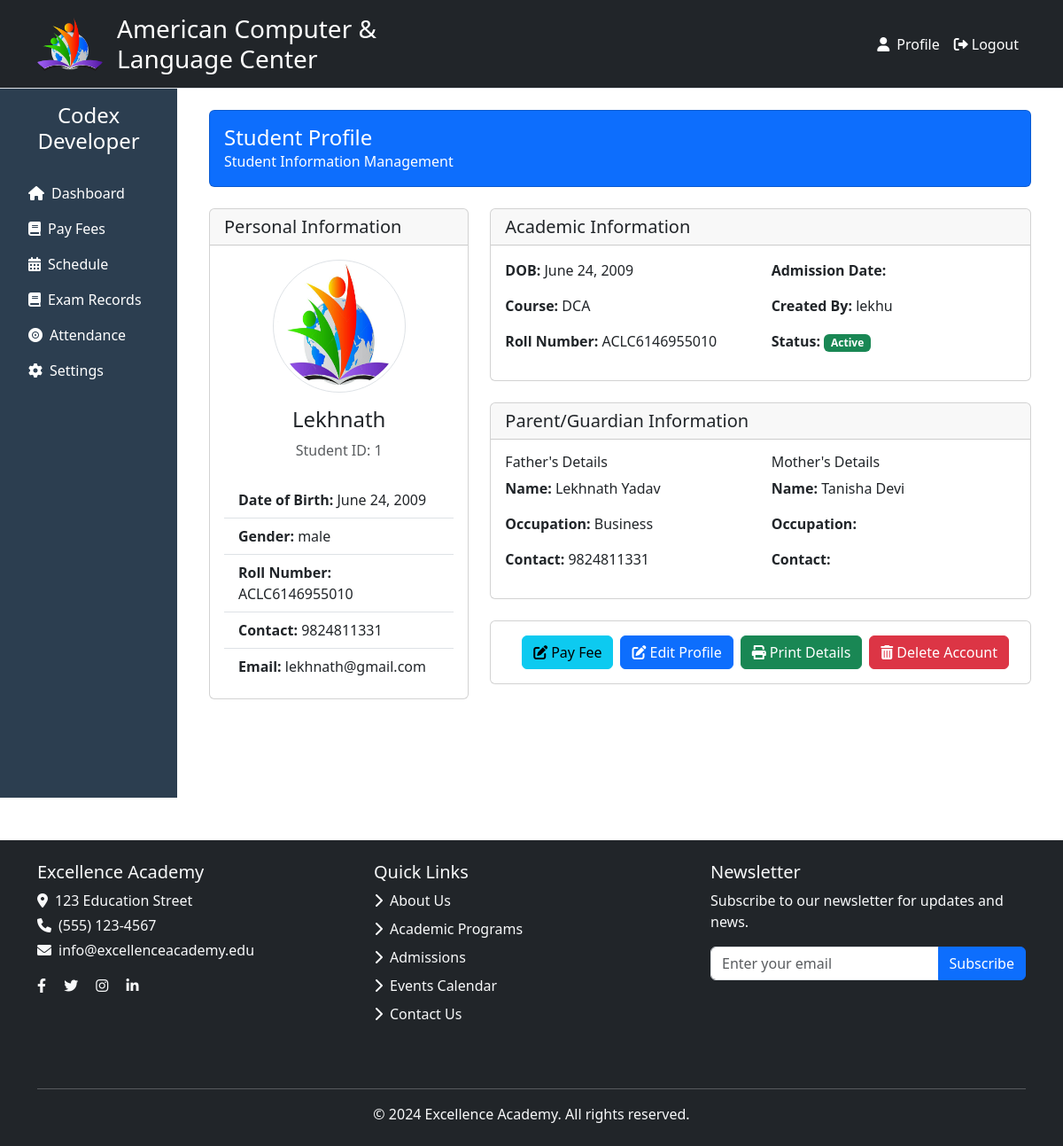
/profile/student/1/ (signed in), run on the app's committed database.
### userapp/models.py (models this page shows, shortened)
class Student(models.Model):
    user = models.ForeignKey(CustomUser, on_delete=models.CASCADE)
    student_id = models.CharField(max_length=10, unique=True)
    role_number = models.CharField(max_length=10, unique=True, editable=False)
    created_by = models.ForeignKey(CustomUser, on_delete=models.SET_NULL, null=True, blank=True, related_name='created_students')
    profile_photo = models.ImageField(upload_to='students/', default='students/default-avatar.jpg', null=True)
    name = models.CharField(max_length=100)  # Full name can be stored as one field or use first_name, last_name
    email = models.EmailField()
    gender = models.CharField(max_length=10, choices=GENDER_CHOICES)
    course = models.ForeignKey('Course', on_delete=models.CASCADE)
    address = models.TextField()
    dob = models.DateField()
    father_name = models.CharField(max_length=255, blank=True, null=True)
    father_occupation = models.CharField(max_length=255, blank=True, null=True)
    father_phone = models.CharField(max_length=20, blank=True, null=True)
    mother_name = models.CharField(max_length=255, blank=True, null=True)

class Course(models.Model):
    name = models.CharField(max_length=255)
    description = models.TextField()
    duration = models.IntegerField(help_text="Duration of the course in hours or weeks")
    prerequisites = models.TextField(blank=True, null=True, help_text="Any prerequisite knowledge or courses required for this course")
    status = models.CharField(
        max_length=50,
        choices=[('Active', 'Active'), ('Completed', 'Completed'), ('Cancelled', 'Cancelled')],
        default='Active'
    )
    start_date = models.DateField(help_text="Course start date", null=True, blank=True)
    end_date = models.DateField(help_text="Course end date", null=True, blank=True)
    teachers = models.ManyToManyField('Teacher', related_name='courses', blank=True)
    students = models.ManyToManyField('Student', related_name='courses', blank=True)
    def __str__(self):
        return self.name
    class Meta:
        verbose_name = 'Course'
        verbose_name_plural = 'Courses'
        ordering = ['name']

class CustomUser(AbstractBaseUser, PermissionsMixin):
    username = models.CharField(max_length=150, unique=True)
    email = models.EmailField(unique=True)
    full_name = models.CharField(max_length=255)
    is_active = models.BooleanField(default=True)
    is_staff = models.BooleanField(default=False)  # Staff user (can log into admin)
    role = models.CharField(
        max_length=10,
        choices=UserRole.choices,
        default=UserRole.ADMIN
    )
    objects = CustomUserManager()
    USERNAME_FIELD = 'email'
    REQUIRED_FIELDS = ['full_name']  # Only full_name is required for superuser creation
    def __str__(self):
        return self.username

### userapp/views.py (the view)
# urls.py: path('profile/student/<int:student_id>/', views.student_profile_view, name='student_profile'),
@login_required(login_url='login')
def student_profile_view(request, student_id):
    try:
        student = Student.objects.get(id=student_id)
    except Student.DoesNotExist:
        return redirect('admission_form')
    courses = Course.objects.all()
    context = {
        'courses': courses,
        'student': student
    }
    return render(request, 'user/profile/student_profile.html', context)

### userapp/templates/user/profile/student_profile.html (shortened to what this page needs)
{% extends 'user/base.html' %}
{% block content %}
<div class="container">
    <div class="row mb-4">
        <div class="col-12">
            <div class="card bg-primary text-white">
                <div class="card-body">
                    <h4 class="card-title mb-0">Student Profile</h4>
                    <p class="mb-0">Student Information Management</p>
                </div>
            </div>
        </div>
    </div>
    <div class="row">
        <div class="col-md-4 mb-4">
            <div class="card">
                <div class="card-header">
                    <h5 class="card-title mb-0">Personal Information</h5>
                </div>
                <div class="card-body">
                    <div class="text-center mb-4">
                        <img src="{{ student.profile_photo.url| default:'/media/img/default-avatar.jpg' }}"
                             class="rounded-circle img-thumbnail" style="width: 150px; height: 150px;">
                        <h4 class="mt-3">{{ student.name }}</h4>
                        <p class="text-muted">Student ID: {{ student.id }}</p>
                    </div>
                    <ul class="list-group list-group-flush">
                        <li class="list-group-item"><strong>Date of Birth:</strong> {{ student.dob }}</li>
                        <li class="list-group-item"><strong>Gender:</strong> {{ student.gender }}</li>
                        <li class="list-group-item"><strong>Roll Number:</strong> {{ student.student_id }}</li>
                        <li class="list-group-item"><strong>Contact:</strong> {{ student.father_phone }}</li>
                        <li class="list-group-item"><strong>Email:</strong> {{ student.email }}</li>
                    </ul>
                </div>
            </div>
        </div>
        <div class="col-md-8">
            <div class="row">
                <div class="col-12 mb-4">
                    <div class="card">
                        <div class="card-header">
                            <h5 class="card-title mb-0">Academic Information</h5>
                        </div>
                        <div class="card-body">
                            <div class="row">
                                <div class="col-md-6">
                                    <p><strong>DOB:</strong> {{ student.dob }}</p>
                                    <p><strong>Course:</strong> {{ student.course }}</p>
                                    <p><strong>Roll Number:</strong> {{ student.student_id }}</p>
                                </div>
                                <div class="col-md-6">
                                    <p><strong>Admission Date:</strong> {{ student.admission_date }}</p>
                                    <p><strong>Created By:</strong> {{ student.created_by }}</p>
                                    <p><strong>Status:</strong>
                                        <span class="badge bg-success">Active</span>
                                    </p>
                                </div>
                            </div>
                        </div>
                    </div>
                </div>
                <div class="col-12 mb-4">
                    <div class="card">
                        <div class="card-header">
                            <h5 class="card-title mb-0">Parent/Guardian Information</h5>
                        </div>
                        <div class="card-body">
                            <div class="row">
                                <div class="col-md-6">
                                    <h6>Father's Details</h6>
                                    <p><strong>Name:</strong> {{ student.father_name }}</p>
                                    <p><strong>Occupation:</strong> {{ student.father_occupation }}</p>
                                    <p><strong>Contact:</strong> {{ student.father_phone }}</p>
                                </div>
                                <div class="col-md-6">
                                    <h6>Mother's Details</h6>
                                    <p><strong>Name:</strong> {{ student.mother_name }}</p>
                                    <p><strong>Occupation:</strong> {{ student.mother_occupation }}</p>
                                    <p><strong>Contact:</strong> {{ student.mother_phone }}</p>
                                </div>
                            </div>
                        </div>
                    </div>
                </div>
                <div class="col-12">
                    <div class="card">
                        <div class="card-body">
                            <div class="d-flex justify-content-end">
                                <a href="{% url 'add_fee_payment' %}" class="btn btn-info me-2">
                                    <i class="fas fa-edit me-1"></i>Pay Fee
                                </a>
                                <a href="{% url 'edit_student' student.id %}" class="btn btn-primary me-2">
                                    <i class="fas fa-edit me-1"></i>Edit Profile
                                </a>
                                <button class="btn btn-success me-2" onclick="window.print();">
                                    <i class="fas fa-print me-1"></i>Print Details
                                </button>
                                <a href="{% url 'delete_my_account' %}" class="btn btn-danger me-2" onclick="return confirm('Are you sure you want to delete this profile?');">
                                    <i class="fas fa-trash-alt me-1"></i>Delete Account
                                </a>
                            </div>
                        </div>
                    </div>
                </div>
            </div>
        </div>
    </div>
</div>
{% endblock %}

### userapp/templates/user/base.html (style rules this page uses)
.card { transition: transform 0.2s; }

### data on the page
Student: profile_photo (picture), name "Lekhnath", id "1", dob "June 24, 2009", gender "male", student_id "ACLC6146955010", father_phone "9824811331", email "lekhnath@gmail.com", course "DCA", created_by "lekhu", father_name "Lekhnath Yadav", father_occupation "Business", mother_name "Tanisha Devi"
